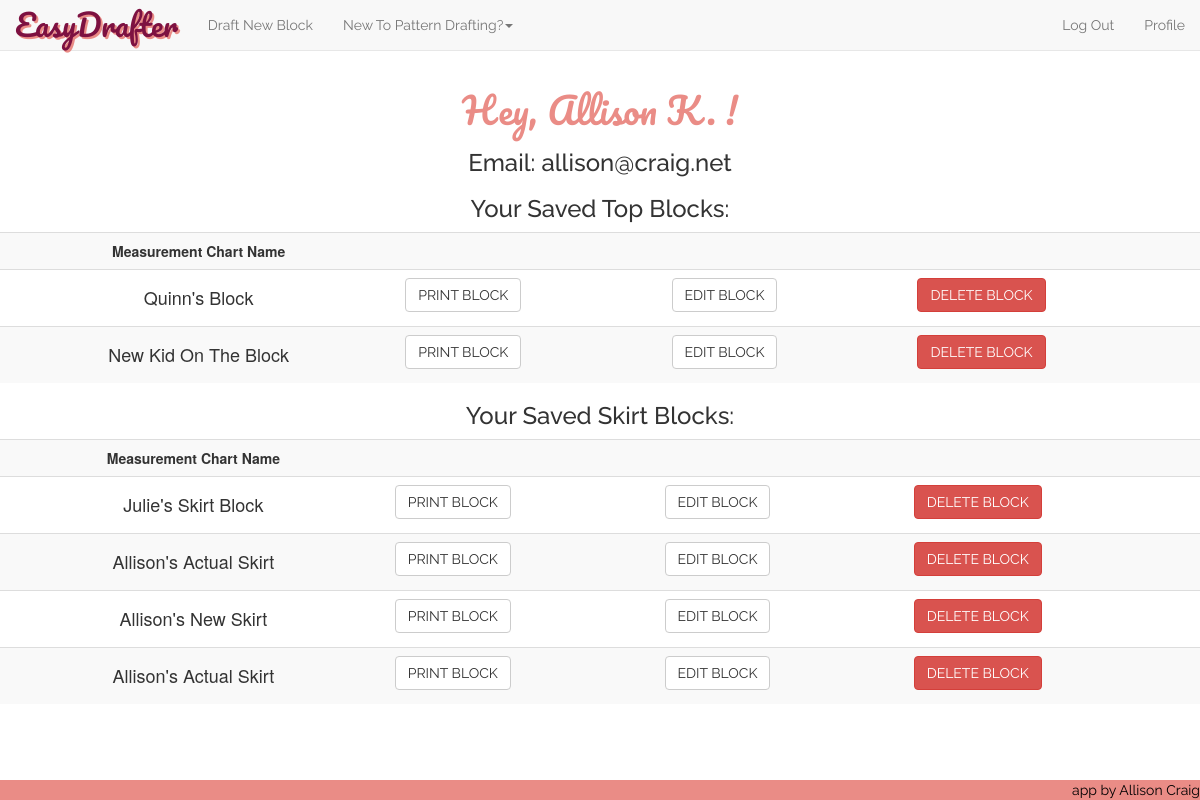
Screenshot of /profile (signed in) with the database file from the repository.
### model.py (models this page shows, shortened)
class User(db.Model):
    __tablename__ = "Users"
    user_id = db.Column(db.Integer, autoincrement=True, primary_key=True)
    fb_id = db.Column(db.String(64), unique=True, nullable=True)
    email = db.Column(db.String(64), unique=True, nullable=False)
    password = db.Column(db.String(64), nullable=True)
    fname = db.Column(db.String(15), nullable=False)

class Measurement_Chart_Top(db.Model):
    __tablename__ = "Measurement_Chart_Tops"
    chart_id = db.Column(db.Integer, autoincrement=True, primary_key=True)
    nickname = db.Column(db.Integer, nullable=False)
    user_id = db.Column(db.String(100), db.ForeignKey('Users.user_id'))
    bust = db.Column(db.Integer, nullable=False)
    waist = db.Column(db.Integer, nullable=False)
    full_length = db.Column(db.Integer, nullable=False)
    center_front = db.Column(db.Integer, nullable=False)
    front_shoulder_slope = db.Column(db.Integer, nullable=False)
    strap = db.Column(db.Integer, nullable=False)
    front_across_shoulder = db.Column(db.Integer, nullable=False)
    across_chest = db.Column(db.Integer, nullable=False)
    bust_depth = db.Column(db.Integer, nullable=False)
    shoulder_length = db.Column(db.Integer, nullable=False)
    bust_arc = db.Column(db.Integer, nullable=False)
    bust_span = db.Column(db.Integer, nullable=False)
    waist_arc = db.Column(db.Integer, nullable=False)
    dart_placement = db.Column(db.Integer, nullable=False)
    side_length = db.Column(db.Integer, nullable=False)
    full_length_back = db.Column(db.Integer, nullable=False)
    center_back = db.Column(db.Integer, nullable=False)
    back_shoulder_slope = db.Column(db.Integer, nullable=False)
    across_back = db.Column(db.Integer, nullable=False)
    back_arc = db.Column(db.Integer, nullable=False)
    waist_arc_back = db.Column(db.Integer, nullable=False)
    back_neck = db.Column(db.Integer, nullable=False)
    back_across_shoulder = db.Column(db.Integer, nullable=False)
    back_dart_intake = db.Column(db.Integer, nullable=False)
    user = db.relationship("User",
                           backref=db.backref("Measurement_Chart_Tops"))

class Measurement_Chart_Skirt(db.Model):
    __tablename__ = "Measurement_Chart_Skirts"
    chart_id = db.Column(db.Integer, autoincrement=True, primary_key=True)
    nickname = db.Column(db.Integer, nullable=False)
    user_id = db.Column(db.String(100), db.ForeignKey('Users.user_id'))
    waist = db.Column(db.Integer, nullable=False)
    hip = db.Column(db.Integer, nullable=False)
    center_front_hip_depth = db.Column(db.Integer, nullable=False)
    back_hip_arc = db.Column(db.Integer, nullable=False)
    center_back_hip_depth = db.Column(db.Integer, nullable=False)
    front_hip_arc = db.Column(db.Integer, nullable=False)
    dart_placement = db.Column(db.Integer, nullable=False)
    user = db.relationship("User",
                           backref=db.backref("Measurement_Chart_Skirts"))

### server.py (the view)
@app.route('/profile')
def user_profile_page():
    user_email = session['logged_in_customer_email']
    user = User.query.filter(User.email==user_email).one()
    current_user_id = user.user_id
    saved_blocks_tops = Measurement_Chart_Top.query.filter(Measurement_Chart_Top.user_id==current_user_id).all()
    saved_blocks_skirts = Measurement_Chart_Skirt.query.filter(Measurement_Chart_Skirt.user_id==current_user_id).all()
    return render_template("profile.html", user=user, session=session, savedblockstops=saved_blocks_tops, savedblocksskirts=saved_blocks_skirts)

### server.py (called while the page is built)
@app.before_request
def add_tests():
    g.jasmine_tests = JS_TESTING_MODE

### templates/profile.html (shortened to what this page needs)
{% extends 'base.html' %}
{% block content %}
<center><h1 class='heading-titles'>Hey, {{ user.fname }} !</h1></center>
<center><h3 class="raleway">Email: {{ user.email }}</h3></center>
{% if savedblockstops %}
<center><h3 class="raleway">Your Saved Top Blocks: </h3></center>
<table class="table table-hover table-striped">
	<th><center>Measurement Chart Name</center></th>
	<th></th>
	<th></th>
	<th></th>
{% for sblocktop in savedblockstops %}
		<tr class="saved-block">
			<td><center><h4>{{ sblocktop.nickname }}</h4></center>
				<center>
					<td><form action='/print-top/{{sblocktop.chart_id}}'>
						<button class="btn btn-default">PRINT BLOCK</button>
					</form></td>
					<td><form action='/edit-top/{{sblocktop.chart_id}}'>
						<button class="btn btn-default" value="{{ sblocktop.chart_id }}">EDIT BLOCK</button>
					</form></td>
					<td>
						<button class="btn btn-danger delete-btn-top" name='chart-id' value="{{ sblocktop.chart_id }}">DELETE BLOCK</button></td>
					</center>
				</td>
			</tr>
{% endfor %}
</table>
{% endif %}
{% if savedblocksskirts %}
<center><h3 class="raleway">Your Saved Skirt Blocks: </h3></center>
<table class="table table-hover table-striped">
	<th><center>Measurement Chart Name</center></th>
	<th></th>
	<th></th>
	<th></th>
{% for sblockskirt in savedblocksskirts %}
		<tr class="saved-block">
			<td><center><h4>{{ sblockskirt.nickname }}</h4></center>
				<center>
					<td><form action='/print-skirt/{{sblockskirt.chart_id}}'>
						<button class="btn btn-default">PRINT BLOCK</button>
					</form></td>
					<td><form action='/edit-skirt/{{sblockskirt.chart_id}}'>
						<button class="btn btn-default" value="{{ sblockskirt.chart_id }}">EDIT BLOCK</button>
					</form></td>
					<td>
						<button class="btn btn-danger delete-btn-skirt" name='chart-id' value="{{ sblockskirt.chart_id }}">DELETE BLOCK</button>
					</td>
				</center>
			</td>
		</tr>
{% endfor %}
</table>
{% endif %}
{% endblock %}

### static/css/style.css (style rules this page uses)
body { padding-top: 70px; margin-bottom: 2em; padding-bottom: 4em; }
.btn { font-family: "Raleway"; }
.heading-titles { font-family: 'Pacifico', cursive; color: #EA8C86; }
.raleway { font-family: "Raleway"; }

### rows the page displays
User: fname "Allison K.", email "allison@craig.net"
Measurement_Chart_Top: nickname "Quinn's Block", {{ sblocktop.chart_id }} 7 (drawn)
Measurement_Chart_Top: nickname "New Kid On The Block", {{ sblocktop.chart_id }} 10 (drawn)
Measurement_Chart_Skirt: nickname "Julie's Skirt Block", {{ sblockskirt.chart_id }} 2 (drawn)
Measurement_Chart_Skirt: nickname "Allison's Actual Skirt", {{ sblockskirt.chart_id }} 3 (drawn)
Measurement_Chart_Skirt: nickname "Allison's New Skirt", {{ sblockskirt.chart_id }} 4 (drawn)
Measurement_Chart_Skirt: nickname "Allison's Actual Skirt", {{ sblockskirt.chart_id }} 5 (drawn)
